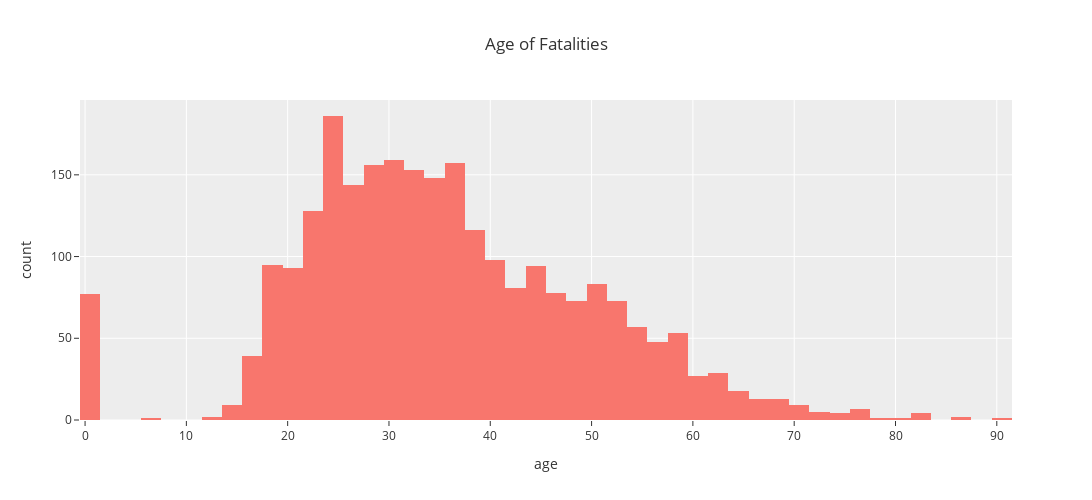

Notebook code cell kept with this figure:
### Markdown cell above
Create a histogram and KDE plot that shows the distribution of ages of the people killed by police.

### Code cell
fig = px.histogram(df_fatalities, x="age", width=1300, height=500, title="Age of Fatalities", template="ggplot2")

fig.show()

### Figure 1 — Plotly figure (JSON) as saved in the notebook; plotly's stock layout.template omitted (floating-point values rounded to 4 significant figures; data arrays with more than 128 entries replaced by an {"elided": "..."} marker saying what was removed)
{"data": [{"alignmentgroup": "True", "bingroup": "x", "hovertemplate": "age=%{x}<br>count=%{y}<extra></extra>", "legendgroup": "", "marker": {"color": "#F8766D", "pattern": {"shape": ""}}, "name": "", "offsetgroup": "", "orientation": "v", "showlegend": false, "type": "histogram", "x": {"elided": "2535 int values"}, "xaxis": "x", "yaxis": "y"}], "layout": {"barmode": "relative", "height": 500, "legend": {"tracegroupgap": 0}, "title": {"text": "Age of Fatalities"}, "width": 1300, "xaxis": {"anchor": "y", "domain": [0, 1], "title": {"text": "age"}}, "yaxis": {"anchor": "x", "domain": [0, 1], "title": {"text": "count"}}}}
